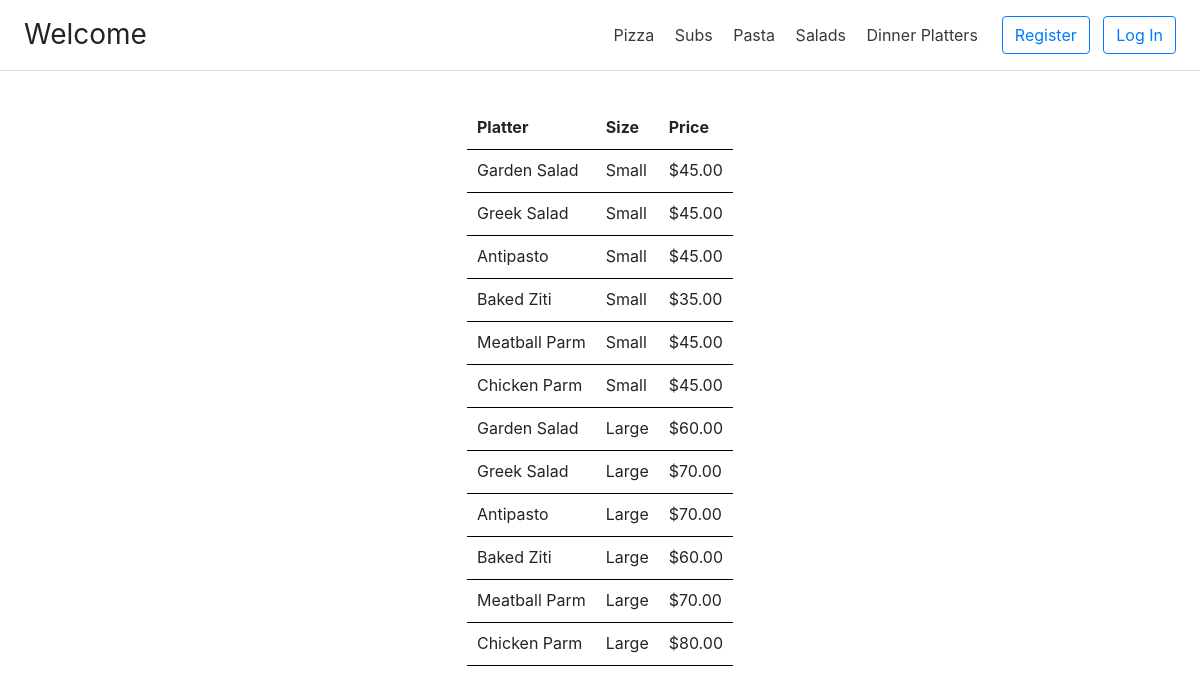
Screenshot of /menu/platters with the database file from the repository.
### orders/models.py (models this page shows, shortened)
class PlatterPrice(models.Model):
    classification = models.CharField(max_length=30)
    size = models.CharField(max_length=10)
    price = models.DecimalField(max_digits=6, decimal_places=2)
    class Meta:
        verbose_name_plural = "Platter Price"

### orders/views.py (the view)
# urls.py: path("menu/platters", views.platter, name="platter"),
def platter(request):
    sub_menu = PlatterPrice.objects.all()
    context = {"sub_menu": sub_menu}
    route = "orders/platters.html"
    return auth_view(route, context, request)

### orders/views.py (called while the page is built)
def auth_view(route, context, request):
    context['user'] = request.user
    if request.user.is_authenticated:
        base_template = "orders/layoutAuth.html"
        context["base_template"] = base_template
        user_profile = UserProfile.objects.get(customer=request.user)
        print(f"----------------> {user_profile}")
        return render(request, route, context)
    base_template = "orders/layout.html"
    context["base_template"] = base_template
    return render(request, route, context)

### orders/templates/orders/platters.html (shortened to what this page needs)
{% extends base_template %}
{% load static %}
{% block extra %}
<link rel="stylesheet" href="{% static 'orders/main.css' %}" />
{% endblock %}
{% block body %}
<div class="container">
    <div class="row">
        <div class="col" align="center">
            <table>
                {% if user.is_authenticated %}
                <thead>
                    <tr>
                        <th scope="col" id="orderType">Platter</th>
                        <th scope="col">Size</th>
                        <th scope="col">Price</th>
                        <th scope="col">Add to Cart</th>
                    </tr>
                </thead>
                <tbody>
                    {% for menu in sub_menu %}
                    <tr>
                        <td>{{menu.classification}}</td>
                        <td>{{menu.size}} </td>
                        <td> ${{menu.price}} </td>
                        <td align="center">
                            <button type="button" class="btn btn-outline-dark" data-id="{{menu.id}}">+</button>
                        </td>
                    </tr>
                    {% endfor %}
                </tbody>
                {% else %}
                <thead>
                    <tr>
                        <th scope="col" id="orderType">Platter</th>
                        <th scope="col">Size</th>
                        <th scope="col">Price</th>
                    </tr>
                </thead>
                <tbody>
                    {% for menu in sub_menu %}
                    <tr>
                        <td>{{menu.classification}}</td>
                        <td>{{menu.size}} </td>
                        <td> ${{menu.price}} </td>
                    </tr>
                    {% endfor %}
                </tbody>
                {% endif %}
            </table>
        </div>
    </div>
</div>
{% endblock %}

### orders/static/orders/main.css (style rules this page uses)
table { border-collapse: separate; border-spacing: 0; margin-top: 20px; }
th { text-align: left; font-weight: bold; border-bottom: 1px solid #000; }
th, td { padding: 8px 10px 10px; line-height: inherit; border-bottom: 1px solid #000; }
th { vertical-align: bottom }
td { vertical-align: top }

### rows the page displays
PlatterPrice: classification "Garden Salad", size "Small", price "45.00"
PlatterPrice: classification "Greek Salad", size "Small", price "45.00"
PlatterPrice: classification "Antipasto", size "Small", price "45.00"
PlatterPrice: classification "Baked Ziti", size "Small", price "35.00"
PlatterPrice: classification "Meatball Parm", size "Small", price "45.00"
PlatterPrice: classification "Chicken Parm", size "Small", price "45.00"
PlatterPrice: classification "Garden Salad", size "Large", price "60.00"
PlatterPrice: classification "Greek Salad", size "Large", price "70.00"
PlatterPrice: classification "Antipasto", size "Large", price "70.00"
PlatterPrice: classification "Baked Ziti", size "Large", price "60.00"
PlatterPrice: classification "Meatball Parm", size "Large", price "70.00"
PlatterPrice: classification "Chicken Parm", size "Large", price "80.00"
